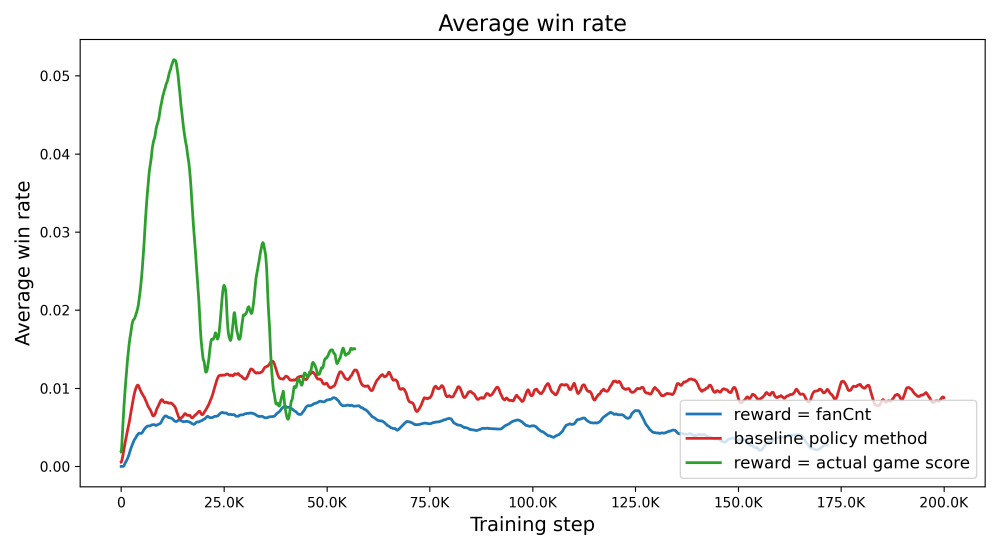
#> input picture Mahjong/plot/bad_dyn.png, 3000 x 1650 px, given in place of queue.png, which was not available (shown at 1/3 size)
$ python merge_figs.py
#> lines starting #> are read from the running program, lines starting #| are printed output that depends on the picture; pictures that were not available may be replaced by others from this repository, and a replacement may not be noted
from PIL import Image
import os

def combine_images_vertically_and_horizontally(image_paths, output_path="combined_plot.png"):
    """
    Combines three images into one: two images horizontally on top,
    and one image below, spanning the combined width of the top two.

    Args:
        image_paths (dict): A dictionary with keys 'top_left', 'top_right', 'bottom'.
                            Values are the file paths to the images.
                            Example: {'top_left': 'plot/queue.png',
                                      'top_right': 'plot/delay.png',
                                      'bottom': 'plots/rewards.png'}
        output_path (str): The path to save the combined image.
    """
#> called with output_path = 'plot/fig.png'
    try:
        # Load images
        img_top_left = Image.open(image_paths['top_left'])
#> img_top_left is the input picture: PIL image 3000x1650 RGBA; mean R, G, B, A 248.3, 248.2, 247.6, 255
        img_top_right = Image.open(image_paths['top_right'])
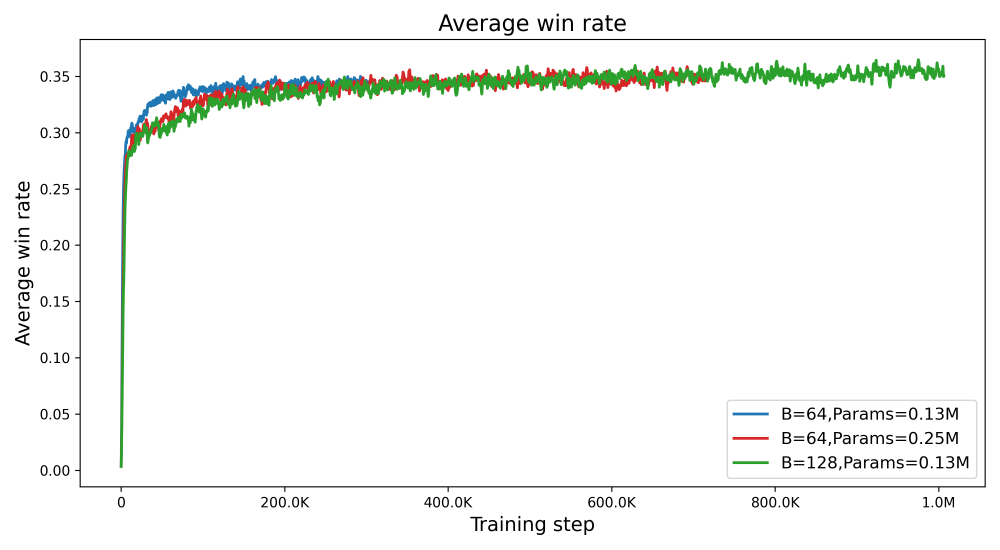
#> input picture Mahjong/plot/good_dyn.png, 3000 x 1650 px, given in place of delay.png, which was not available (shown at 1/3 size)
#> img_top_right is the input picture: PIL image 3000x1650 RGBA; mean R, G, B, A 246.2, 247.7, 245.8, 255
        img_bottom = Image.open(image_paths['bottom'])
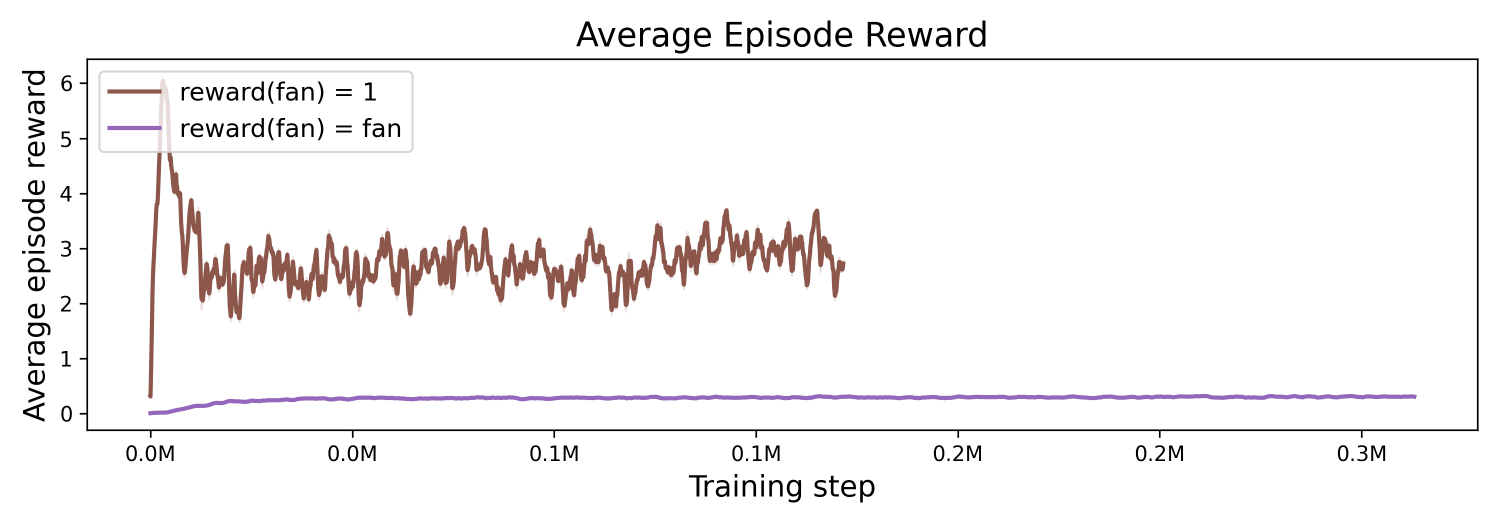
#> input picture Mahjong/plot/rewards.png, 3000 x 1050 px, found by its file name (shown at 1/2 size)
#> img_bottom is the input picture: PIL image 3000x1050 RGBA; mean R, G, B, A 246, 244.4, 244.7, 255

        # --- Calculate sizes for combination ---

        # Resize top images to be half the width of the bottom image, maintaining aspect ratio
        # This makes the top two images fit exactly above the bottom one.
        target_top_width_per_image = img_bottom.width // 2
#> target_top_width_per_image = 1500

        # Resize img_top_left
        aspect_ratio_tl = img_top_left.height / img_top_left.width
#> aspect_ratio_tl = 0.55
        new_height_tl = int(target_top_width_per_image * aspect_ratio_tl)
#> new_height_tl = 825
        img_top_left = img_top_left.resize((target_top_width_per_image, new_height_tl), Image.Resampling.LANCZOS)
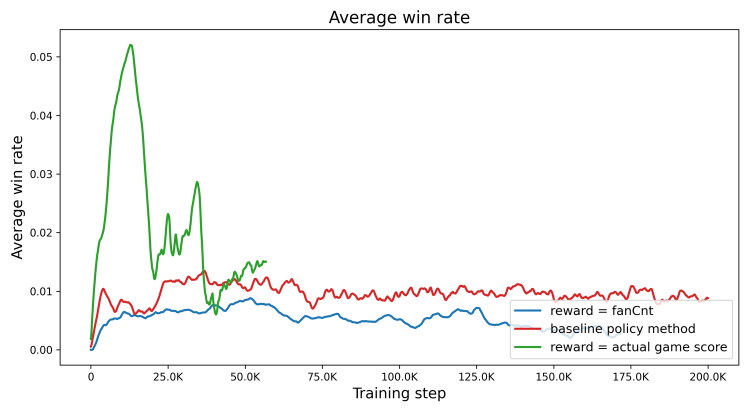
#> img_top_left: PIL image 1500x825 RGBA (shown at 1/2 size); mean R, G, B, A 248.2, 248.1, 247.5, 255

        # Resize img_top_right
        aspect_ratio_tr = img_top_right.height / img_top_right.width
#> aspect_ratio_tr = 0.55
        new_height_tr = int(target_top_width_per_image * aspect_ratio_tr)
#> new_height_tr = 825
        img_top_right = img_top_right.resize((target_top_width_per_image, new_height_tr), Image.Resampling.LANCZOS)
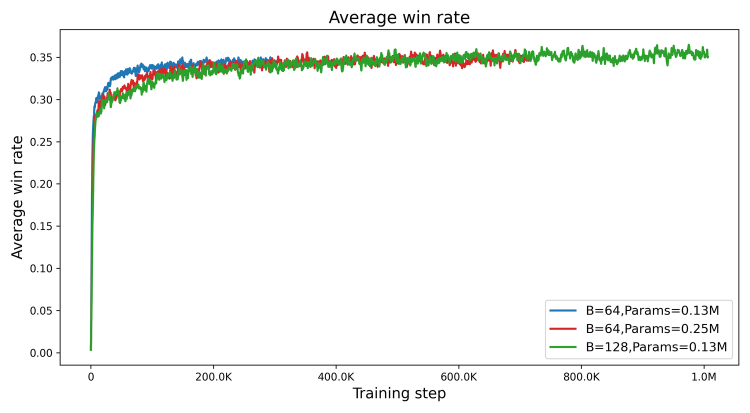
#> img_top_right: PIL image 1500x825 RGBA (shown at 1/2 size); mean R, G, B, A 246.1, 247.6, 245.7, 255

        # Ensure both top images have the same height for clean horizontal stacking
        max_top_height = max(img_top_left.height, img_top_right.height)
#> max_top_height = 825
        img_top_left = img_top_left.resize((target_top_width_per_image, max_top_height), Image.Resampling.LANCZOS)
        img_top_right = img_top_right.resize((target_top_width_per_image, max_top_height), Image.Resampling.LANCZOS)


        # Calculate dimensions for the final combined image
        combined_top_width = img_top_left.width + img_top_right.width
#> combined_top_width = 3000
        combined_top_height = max_top_height # Both top images now have this height
#> combined_top_height = 825

        # The overall width should be the width of the bottom image, as we scaled top images to match it.
        final_width = img_bottom.width
#> final_width = 3000
        final_height = combined_top_height + img_bottom.height
#> final_height = 1875

        # Create a new blank image for the combined output
        combined_img = Image.new('RGB', (final_width, final_height), color = 'white') # White background
#> combined_img: PIL image 3000x1875 RGB; every value is 255

        # Paste images
        combined_img.paste(img_top_left, (0, 0)) # Top-left
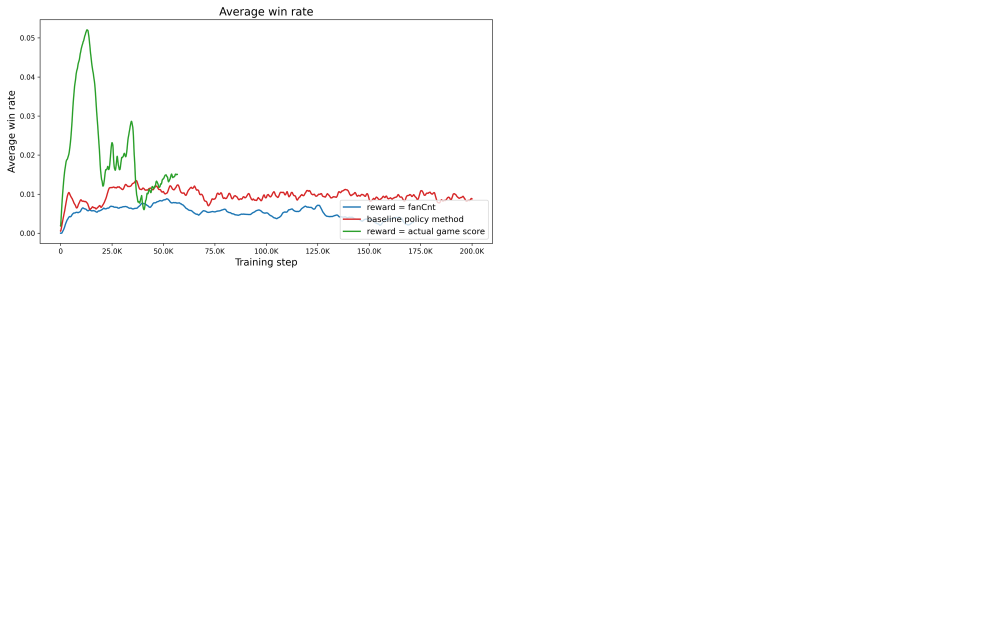
#> combined_img: PIL image 3000x1875 RGB (shown at 1/3 size); mean R, G, B 253.5, 253.5, 253.4
        combined_img.paste(img_top_right, (img_top_left.width, 0)) # Top-right, next to top-left
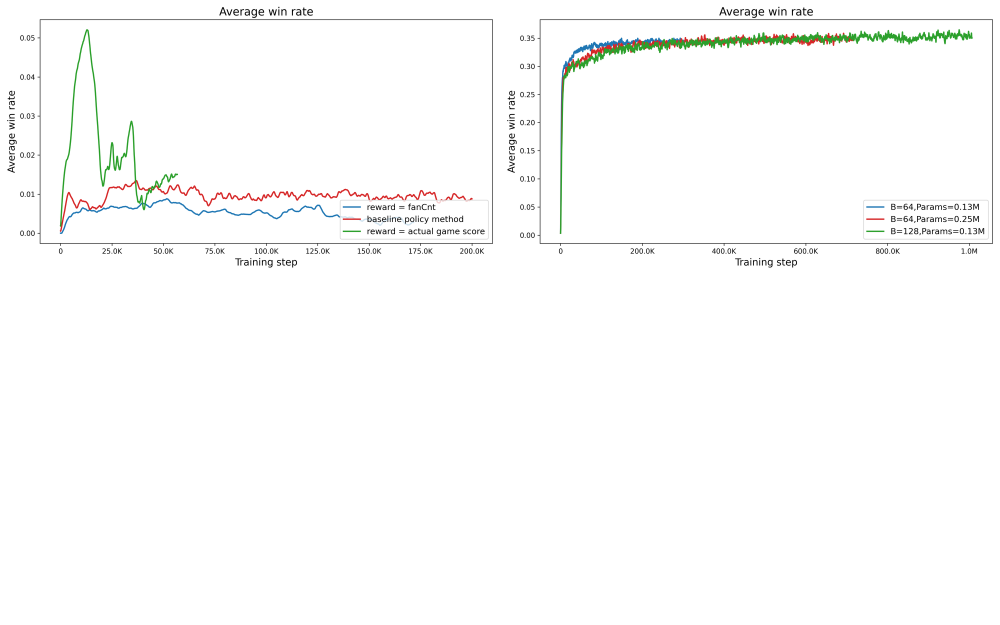
#> combined_img: PIL image 3000x1875 RGB (shown at 1/3 size); mean R, G, B 251.6, 251.9, 251.3
        combined_img.paste(img_bottom, (0, combined_top_height)) # Bottom, below the top combined images
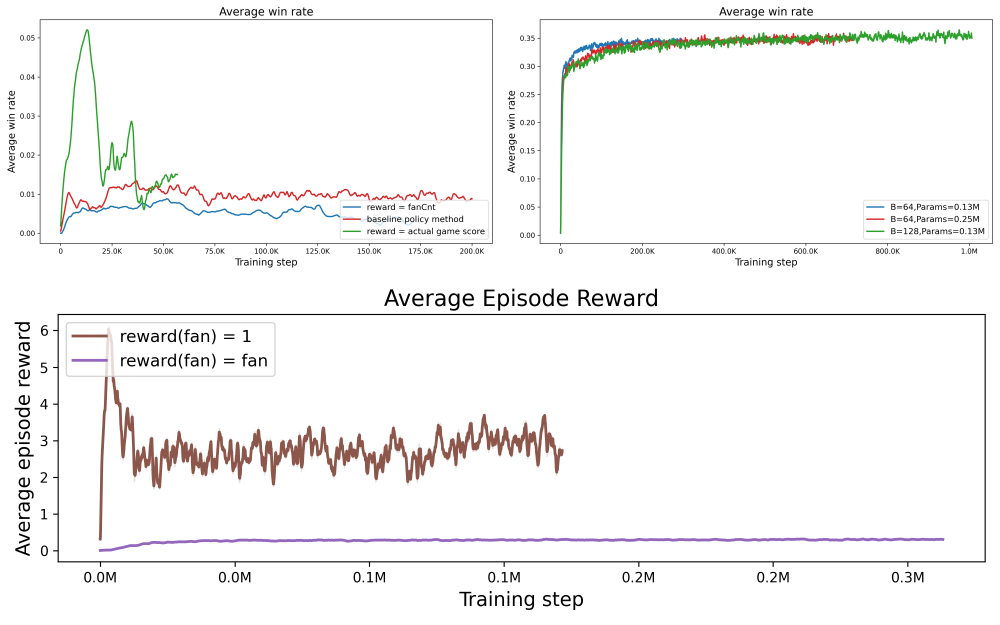
#> combined_img: PIL image 3000x1875 RGB (shown at 1/3 size); mean R, G, B 246.5, 245.9, 245.5

        # Save the combined image
        combined_img.save(output_path)
        print(f"Successfully combined images to: {output_path}")

    except FileNotFoundError as e:
        print(f"Error: One or more image files not found: {e}. Please ensure paths are correct.")
    except Exception as e:
        print(f"An error occurred: {e}")

if __name__ == "__main__":
    # Define the paths to your generated images
    # Assuming 'plot/' for queue.png and delay.png, and 'plots/' for rewards.png as per your last code snippets.
    image_paths = {
        'top_left': 'plot/queue.png',
        'top_right': 'plot/delay.png', # Assuming this is the 'delay' image
        'bottom': 'plot/rewards.png' # Assuming your rewards plot is saved here
    }

    # Create the output directory if it doesn't exist

    output_file = os.path.join('plot', 'fig.png')

    print("\n--- Starting Image Combination Process ---")
    combine_images_vertically_and_horizontally(image_paths, output_file)
    print("--- Image Combination Process Completed ---")
